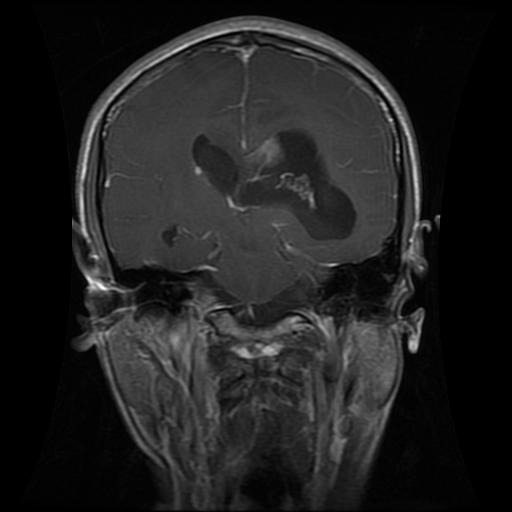
#> input picture archive/Training/glioma/Tr-glTr_0004.jpg, 512 x 512 px; its folder holds only this picture in this run
$ python augmention.py
#> lines starting #> are read from the running program, lines starting #| are printed output that depends on the picture
from PIL import Image, ImageOps
import os

input_dir = "archive/Training"
output_dir = "archive_augmented/Training"

def augment_images(input_dir, output_dir):
#> called with input_dir = 'archive/Training', output_dir = 'archive_augmented/Training'
    classes = os.listdir(input_dir)
    for cls in classes:
        input_cls_path = os.path.join(input_dir, cls)
        output_cls_path = os.path.join(output_dir, cls)
        os.makedirs(output_cls_path, exist_ok=True)

        for fname in os.listdir(input_cls_path):
            if not fname.lower().endswith(('.png', '.jpg', '.jpeg')):
                continue

            original_path = os.path.join(input_cls_path, fname)
            image = Image.open(original_path).convert('L')

            # Speichere Originalbild
            image.save(os.path.join(output_cls_path, fname))

            # Horizontal Flip
            flipped_h = ImageOps.mirror(image)
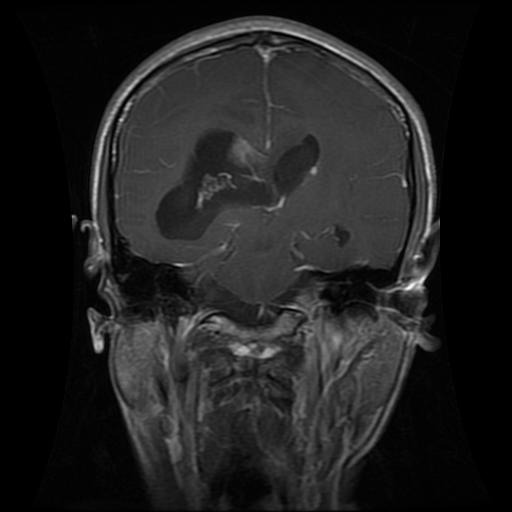
#> flipped_h: PIL image 512x512 L; min 0, max 252, mean 32.1
            flipped_h.save(os.path.join(output_cls_path, f"{fname.split('.')[0]}_flipH.png"))

            # Vertical Flip
            flipped_v = ImageOps.flip(image)
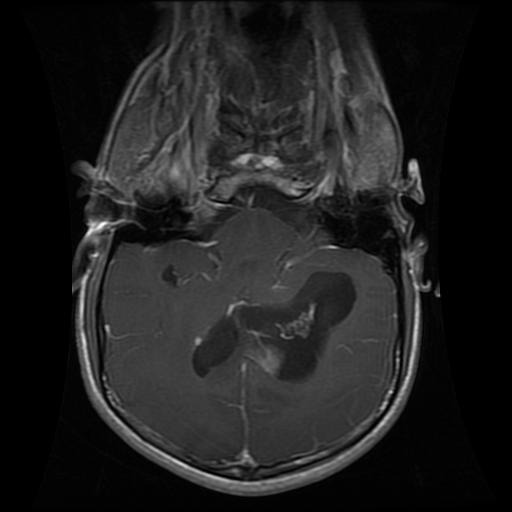
#> flipped_v: PIL image 512x512 L; min 0, max 252, mean 32.1
            flipped_v.save(os.path.join(output_cls_path, f"{fname.split('.')[0]}_flipV.png"))
#> pass 2 of the loop in augment_images, `for cls in classes:`:
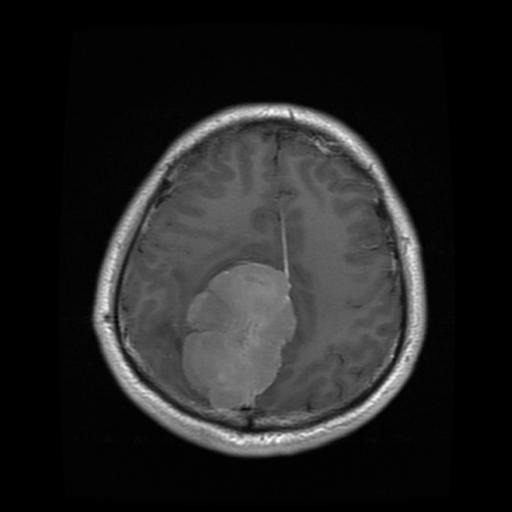
#> input picture archive/Training/meningioma/Tr-me_0050.jpg, 512 x 512 px
#> in augment_images, `flipped_h = ImageOps.mirror(image)`:
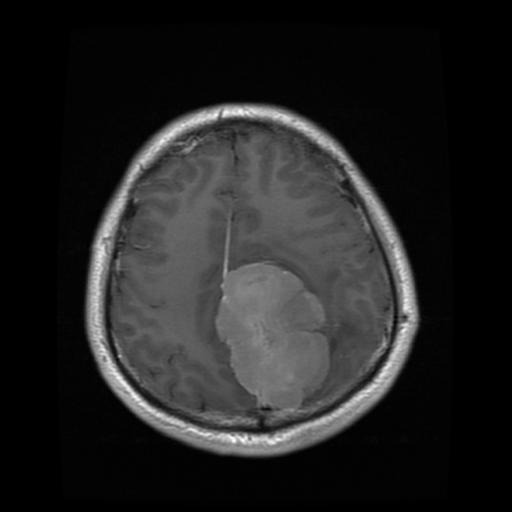
#> flipped_h: PIL image 512x512 L; min 0, max 255, mean 34.6
#> in augment_images, `flipped_v = ImageOps.flip(image)`:
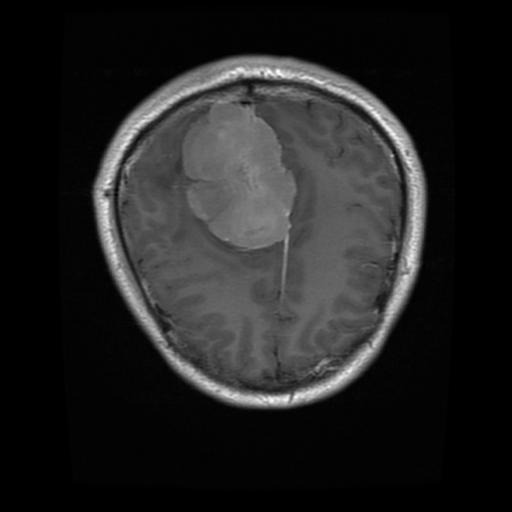
#> flipped_v: PIL image 512x512 L; min 0, max 255, mean 34.6

augment_images(input_dir, output_dir)
